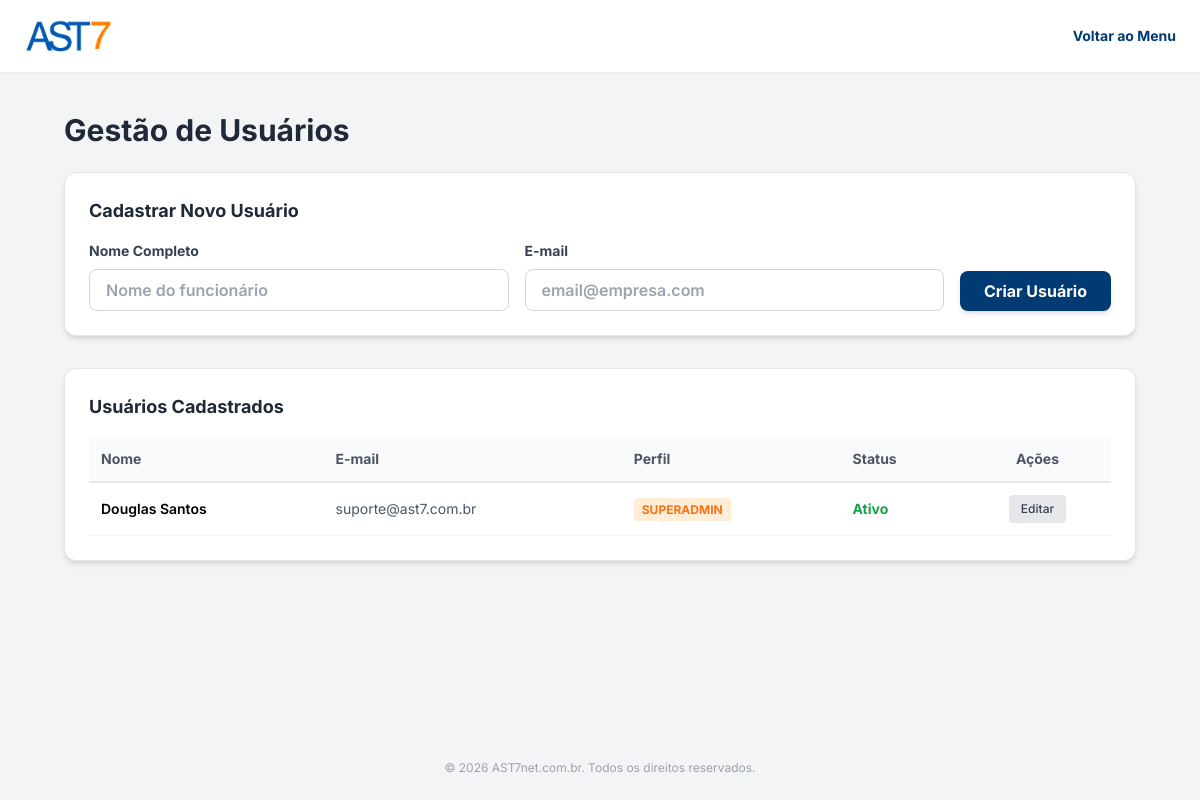
/usuarios.php (signed in), run on the app's committed database.
### tables this page shows
CREATE TABLE usuarios (
                id INTEGER PRIMARY KEY AUTOINCREMENT,
                nome TEXT NOT NULL,
                email TEXT UNIQUE NOT NULL,
                senha TEXT NOT NULL,
                role TEXT DEFAULT 'user',
                must_change_password INTEGER DEFAULT 0,
                ativo INTEGER DEFAULT 1, 
                created_at DATETIME DEFAULT CURRENT_TIMESTAMP
            );

### usuarios.php (the view, shortened to what this page needs)
<?php
$pdo = Database::getInstance();
$usuarios = $pdo->query("SELECT * FROM usuarios ORDER BY ativo DESC, id DESC")->fetchAll();
?>
<!DOCTYPE html>
<html lang="pt-BR">
<head>
    <script src="https://cdn.tailwindcss.com"></script>
</head>
<body class="bg-bg-main min-h-screen flex flex-col font-sans text-text-main text-base">
    <header class="bg-white shadow-sm py-4 px-6 flex justify-between items-center">
        <img src="assets/ast7_logo.png" alt="AST7" class="h-10">
        <a href="dashboard.php" class="text-brand-blue hover:underline font-bold text-sm">Voltar ao Menu</a>
    </header>
    <main class="flex-grow p-6 md:p-10 max-w-6xl mx-auto w-full">
        <h1 class="text-3xl font-bold text-gray-800 mb-6">Gestão de Usuários</h1>
        <div class="bg-white p-6 rounded-xl shadow-md mb-8 border border-gray-200">
            <h2 class="text-lg font-bold text-gray-800 mb-4">Cadastrar Novo Usuário</h2>
            <form method="POST" class="flex flex-col md:flex-row gap-4 items-end">
                <div class="flex-1 w-full">
                    <label class="block text-gray-700 text-sm font-bold mb-2">Nome Completo</label>
                    <input type="text" name="nome" required placeholder="Nome do funcionário" class="w-full px-4 py-2 border border-gray-300 rounded-lg focus:outline-none focus:ring-2 focus:ring-brand-blue font-semibold">
                </div>
                <div class="flex-1 w-full">
                    <label class="block text-gray-700 text-sm font-bold mb-2">E-mail</label>
                    <input type="email" name="email" required placeholder="email@empresa.com" class="w-full px-4 py-2 border border-gray-300 rounded-lg focus:outline-none focus:ring-2 focus:ring-brand-blue font-semibold">
                </div>
                <button type="submit" class="w-full md:w-auto bg-brand-blue text-white font-bold py-2 px-6 rounded-lg shadow-md transition-all duration-200 hover:bg-blue-900 hover:-translate-y-0.5 active:scale-95">
                    Criar Usuário
                </button>
            </form>
        </div>
        <div class="bg-white p-6 rounded-xl shadow-md border border-gray-200 overflow-x-auto">
            <h2 class="text-lg font-bold text-gray-800 mb-4">Usuários Cadastrados</h2>
            <table class="w-full text-left border-collapse text-sm">
                <thead>
                    <tr class="border-b-2 border-gray-200 text-gray-600 bg-gray-50">
                        <th class="py-3 px-3 font-bold">Nome</th>
                        <th class="py-3 px-3 font-bold">E-mail</th>
                        <th class="py-3 px-3 font-bold">Perfil</th>
                        <th class="py-3 px-3 font-bold">Status</th>
                        <th class="py-3 px-3 font-bold text-center">Ações</th>
                    </tr>
                </thead>
                <tbody>
                    <?php foreach($usuarios as $u): ?>
                    <tr class="border-b border-gray-100 hover:bg-gray-50 <?= $u['ativo'] == 0 ? 'opacity-60 bg-gray-50' : '' ?>">
                        <td class="py-3 px-3 font-semibold"><?= htmlspecialchars($u['nome']) ?></td>
                        <td class="py-3 px-3 text-gray-600"><?= htmlspecialchars($u['email']) ?></td>
                        <td class="py-3 px-3">
                            <span class="px-2 py-1 rounded text-xs font-bold <?= $u['role'] === 'superadmin' ? 'bg-orange-100 text-brand-orange' : 'bg-blue-100 text-brand-blue' ?>">
                                <?= strtoupper($u['role']) ?>
                            </span>
                        </td>
                        <td class="py-3 px-3">
                            <?php if($u['ativo']): ?>
                                <span class="text-green-600 font-bold">Ativo</span>
                            <?php else: ?>
                                <span class="text-red-500 font-bold">Inativo</span>
                            <?php endif; ?>
                        </td>
                        <td class="py-3 px-3">
                            <div class="flex items-center justify-center gap-2">
                                <a href="usuarios.php?edit=<?= $u['id'] ?>" class="bg-gray-200 text-gray-700 hover:bg-gray-300 px-3 py-1.5 rounded transition-colors text-xs font-medium" title="Editar">Editar</a>
                            </div>
                        </td>
                    </tr>
                    <?php endforeach; ?>
                </tbody>
            </table>
        </div>
    </main>
    <?php include 'footer.php'; ?>
</body>
</html>

### data on the page
usuarios: nome "Douglas Santos", email "suporte@ast7.com.br", role "SUPERADMIN", ativo "Ativo"
